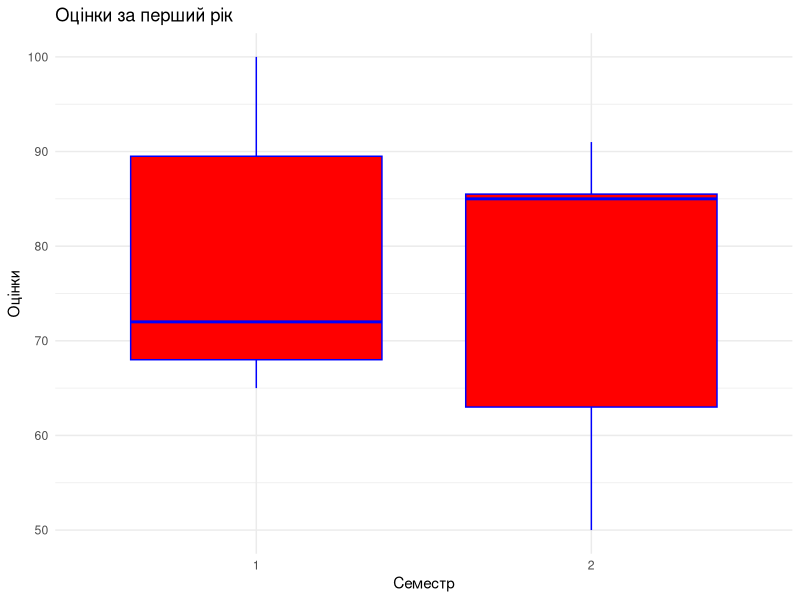

Write R code to recreate this figure.
install.packages("tidyr")
install.packages("dplyr")
install.packages("ggplot2")
library(tidyr)
library(dplyr)
library(ggplot2)
data <- read.csv("grades.csv")
data <- separate(data, semester..grades, into = c("semester", "grades"), sep = ";")
data$semester <- as.numeric(data$semester)
data$grades <- as.numeric(data$grades)
new_grades <- c(100, 72, 70, 66, 94, 65, 85, 85, 86, 50, 85, 60, 66, 91)
data$grades <- new_grades
summary(data$grades) 
mean(data$grades)     
median(data$grades)   
grouped_stats <- data %>% 
  group_by(semester) %>%
  summarize(
    Mean = mean(grades, na.rm = TRUE),
    Median = median(grades, na.rm = TRUE),
  )
print(grouped_stats)
ggplot(data, aes(x = factor(semester), y = grades)) + #помилку яку я робив не додавав factor, завдяки цьому визначаб оцінку за перший семестр як окрему категорію
  geom_boxplot(fill = "red", color = "blue") +
  labs(title = "Оцінки за перший рік", x = "Семестр", y = "Оцінки") +
  theme_minimal()
cor(data$semester, data$grades)  
anova_result <- aov(grades ~ as.factor(semester), data = data)
summary(anova_result) 


